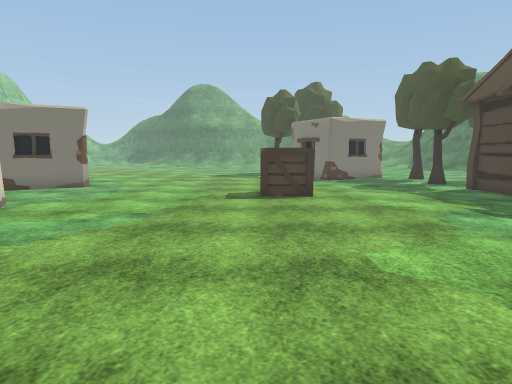
View 1 (above)

24 first-person views from a walk through a Unity game level. The camera is 1.4 m above the floor, tilts 6° down and sees 70° across. The floor is counted in squares, 1 m on a side. Each view is taken from the middle of a square. On the plan, view 1 faces up. The plan holds only what a view shows up to about 16 squares ahead; the rest is blank. The place goes on beyond the plan. The player character is not drawn. Some surface patterns are stand-ins.

View 2
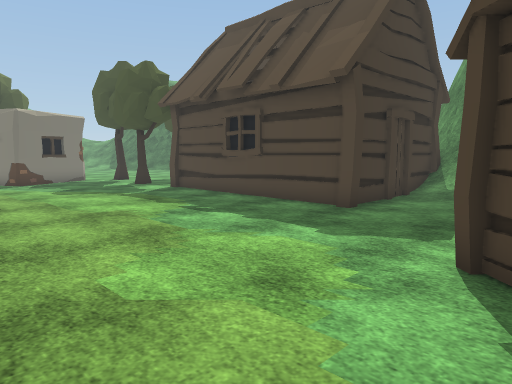

View 3
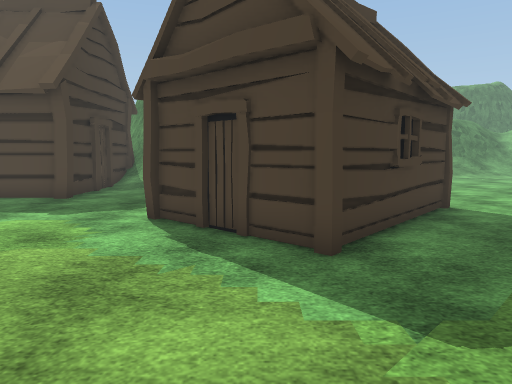

View 4
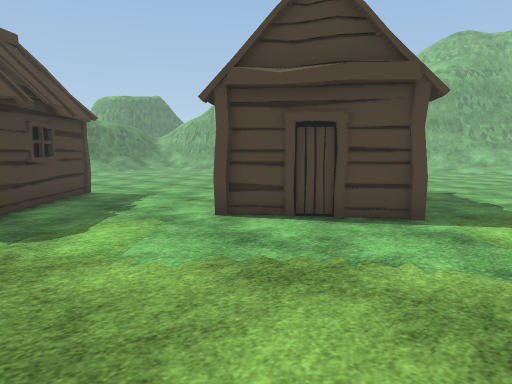

View 5
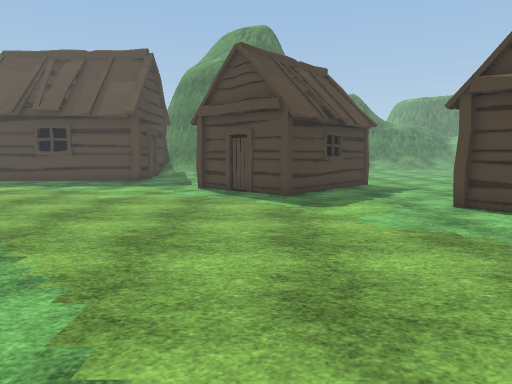

View 6
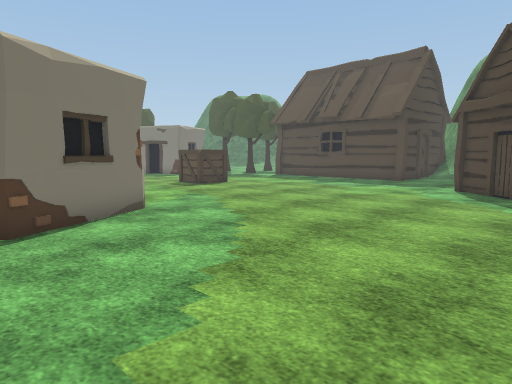

View 7
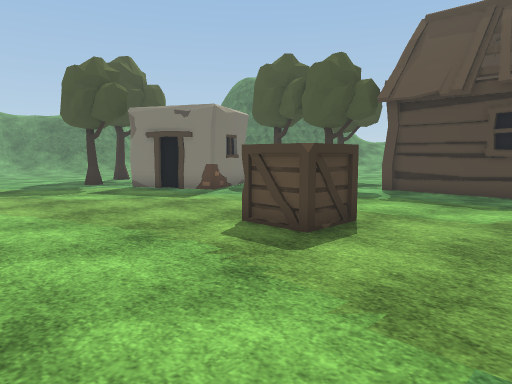

View 8
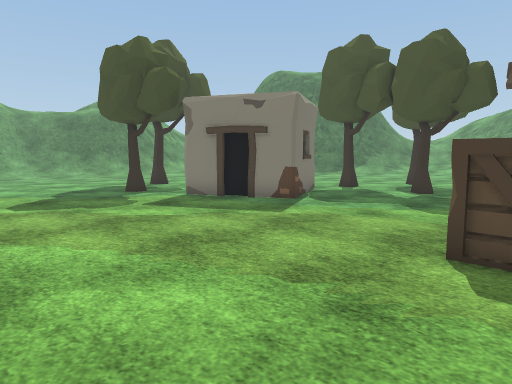

View 9
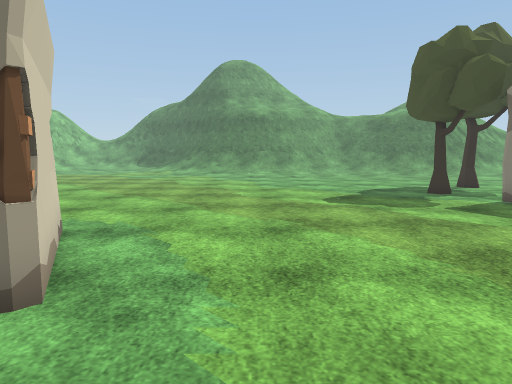

View 10
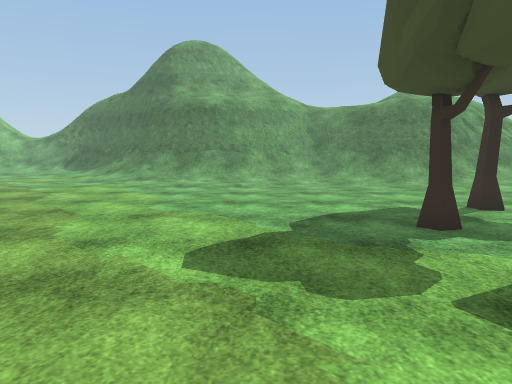

View 11
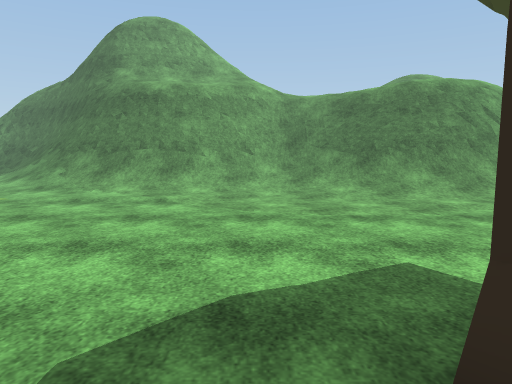

View 12
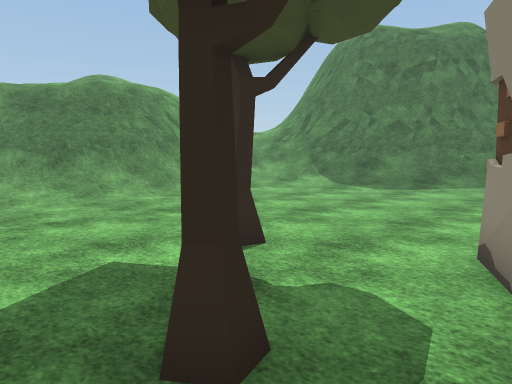

View 13
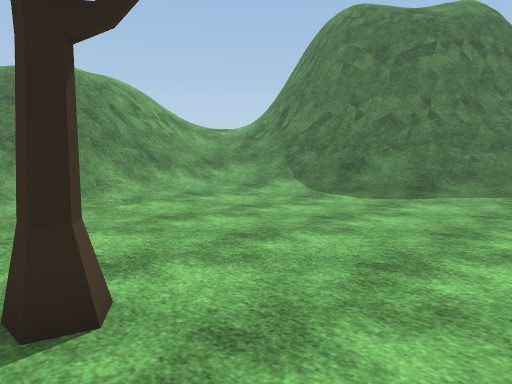

View 14
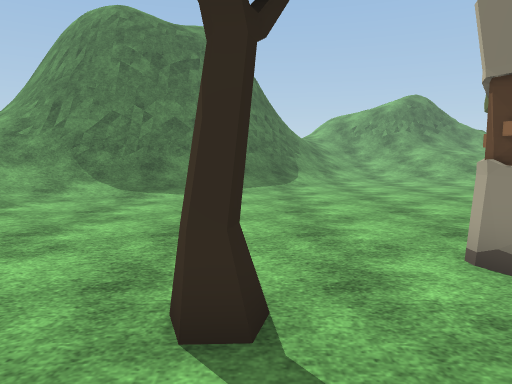

View 15
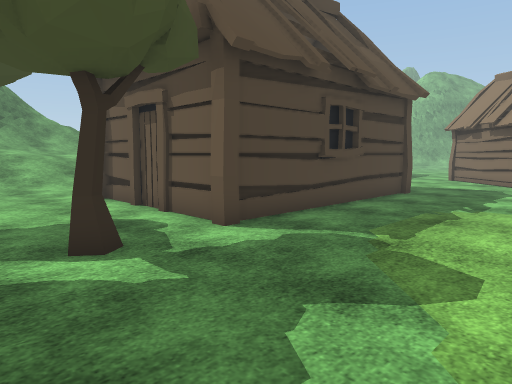

View 16
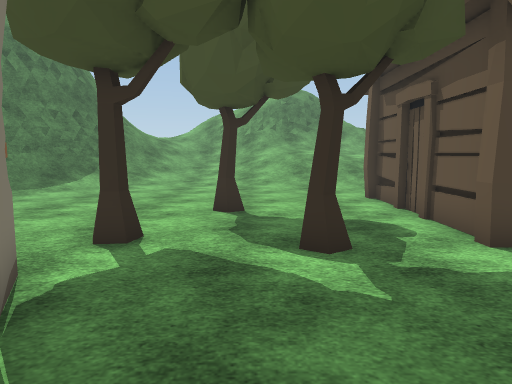

View 17
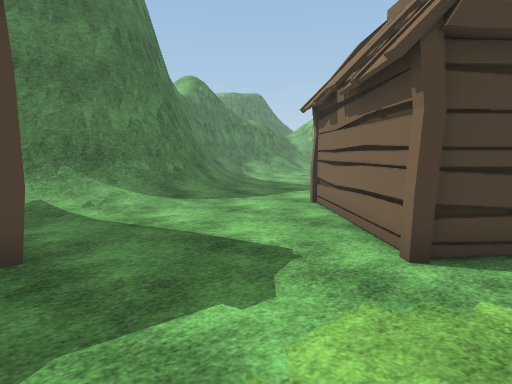

View 18
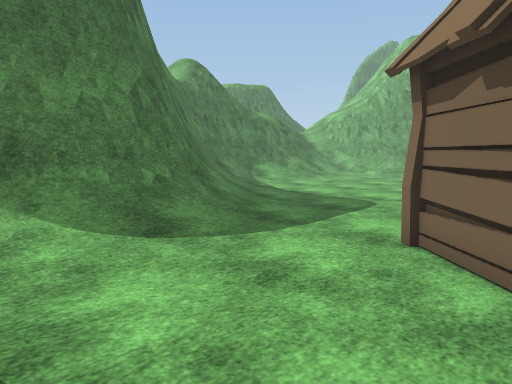

View 19
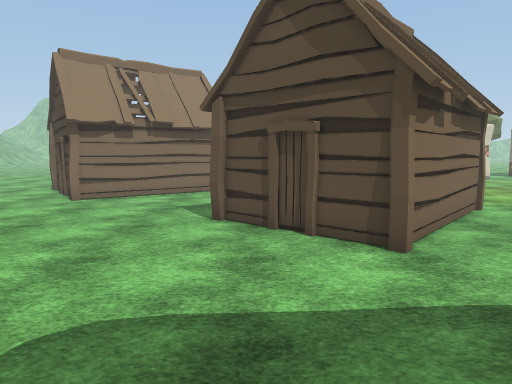

View 20
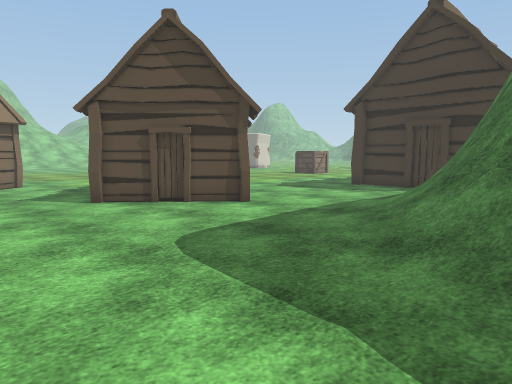

View 21
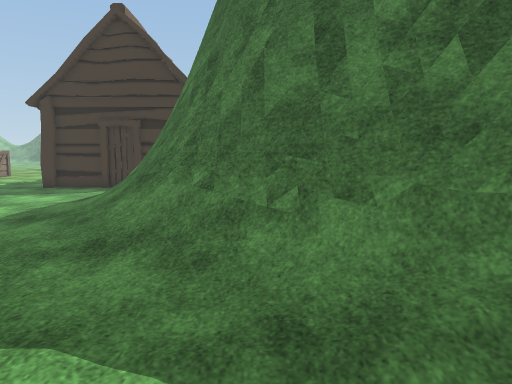

View 22
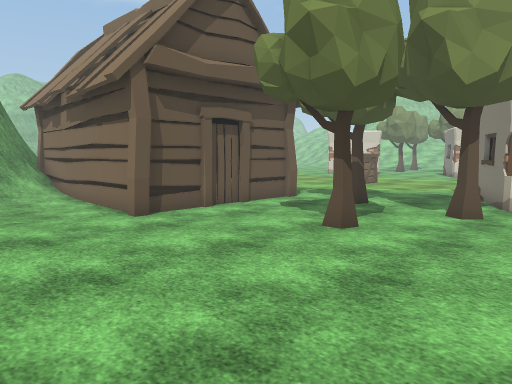

View 23
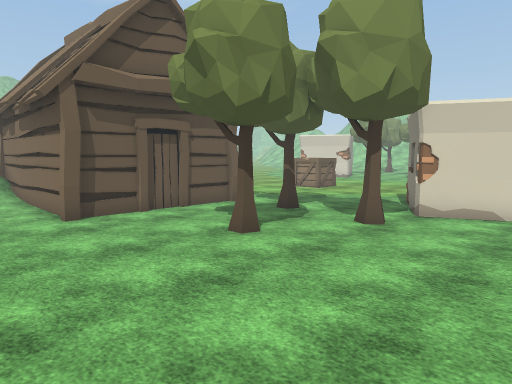

View 24
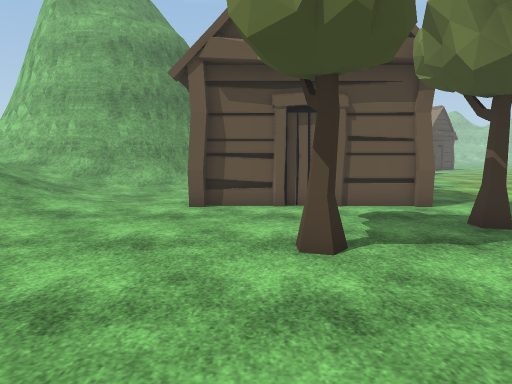

### Floor plan
Key: @ floor where view 1 was taken; # wall or solid block; . main floor; : floor 0.25 m higher than the main floor; / step, stairs or slope; = window, fence, low wall or low ledge; v drop or lower ground; T tree; H hut; C crate; O other object.
Columns run from 10 left of view 1 to 19 right of it. Each row starts with its distance up from view 1.
 39 //=#######///==#//////
 38 ////====//////==#vvv#=/
 37 .//////////////#=#####// //=
 36  .:///////:.//////////////=##
 35   ....:......:///////////=##
 34 ...............::://:////=##
 33 ......................://=#
 32 .......................//=#
 31 .......................//=##
 30 ........................//=#
 29 ........................//=##
 28 ..............T..........//=##
 27 ..............T..........///=#
 26 ..........................///=
 25 ...........TT..............///
 24 ...............#O.........../
 23 .............  ##............/
 22 ............O#  ##............
 21 .............##  #.T..........
 20  ............O#OO..T..........
 19  .............O.......T.......
 18  #O..........................:
 17  ##...............TT........./
 16   #O........................./
 15 ###O........................./
 14 #O................HHHHHHHH.../
 13  .........C  ......H    HH.../
 12   ........CCC......H    HH.../
 11   .................H    HH...:
 10    #..............HH    H..///
  9     ...............H    H.///=
  8      ..............H    H/#=##
  7     #O.............H    HH###
  6   #OO.............HHHHHHH##
  5  ##..................../ ##
  4  ....................../=#
  3  .....................//##
  2  ..............H......//##
  1  .............H H....../##
  0 ..........@..H   H...../=#
 -1   ..........HH    HH...//##
 -2 . ...........HH    H..../=##
 -3    ...........HH  H.....//###
 -4     ...........HHH.......//=##
 -5     .....H......HH........//=#
 -6     ....HHH.................//
 -7     ...HH HH................//
 -8     ..HH   H................
 -9      ..     H...... ........

Positions as (right, up) in squares from view 1, and headings:
1: (0, 0), facing up
2: (0, 1), facing up-right
3: (-3, 0), facing right
4: (-7, 0), facing down-right
5: (-10, 0), facing right
6: (-10, -2), facing up-right
7: (-5, 8), facing up-right
8: (-5, 12), facing up-right
9: (-5, 12), facing up
10: (-2, 18), facing up
11: (0, 23), facing up
12: (0, 23), facing up-right
13: (3, 24), facing up-right
14: (1, 27), facing right
15: (3, 19), facing down-right
16: (3, 18), facing right
17: (3, 7), facing down-right
18: (7, 4), facing down-right
19: (15, -4), facing left
20: (17, -9), facing up-left
21: (17, -9), facing up
22: (19, 23), facing down-left
23: (18, 25), facing down-left
24: (13, 24), facing down
